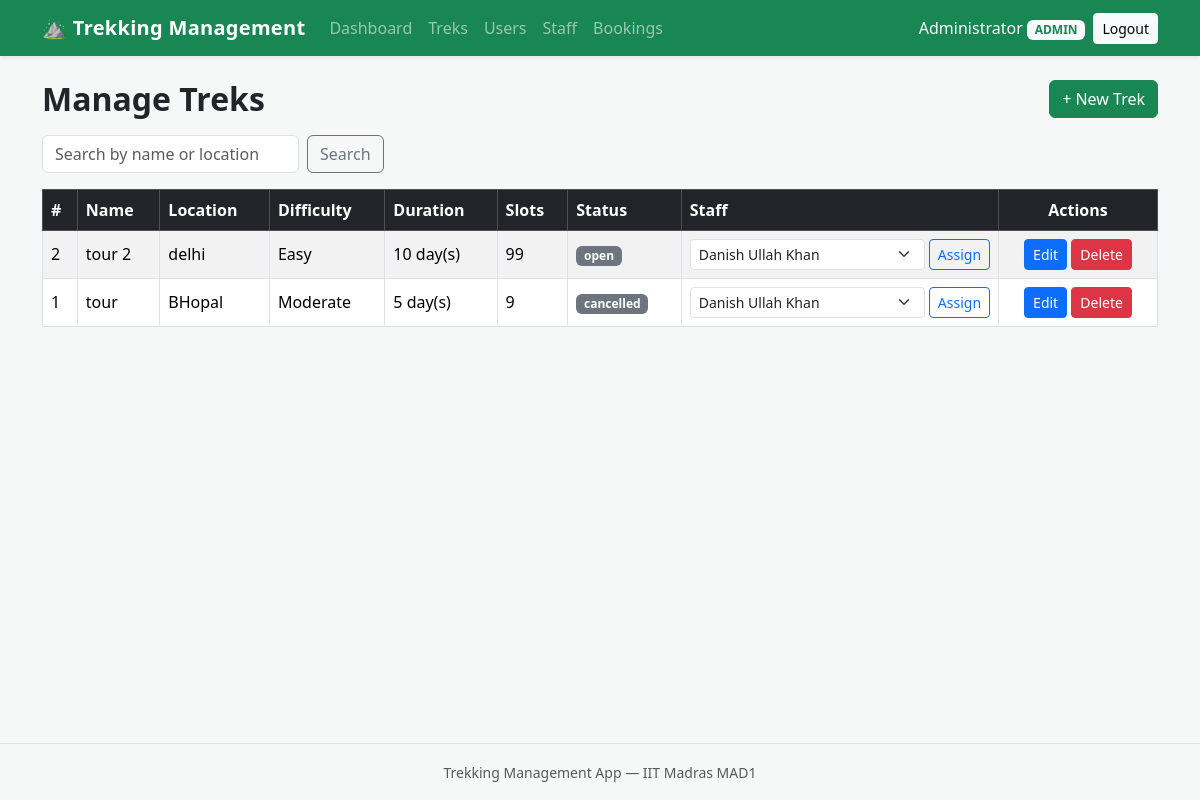
/admin/treks (signed in), run on an earlier commit of the app's database.
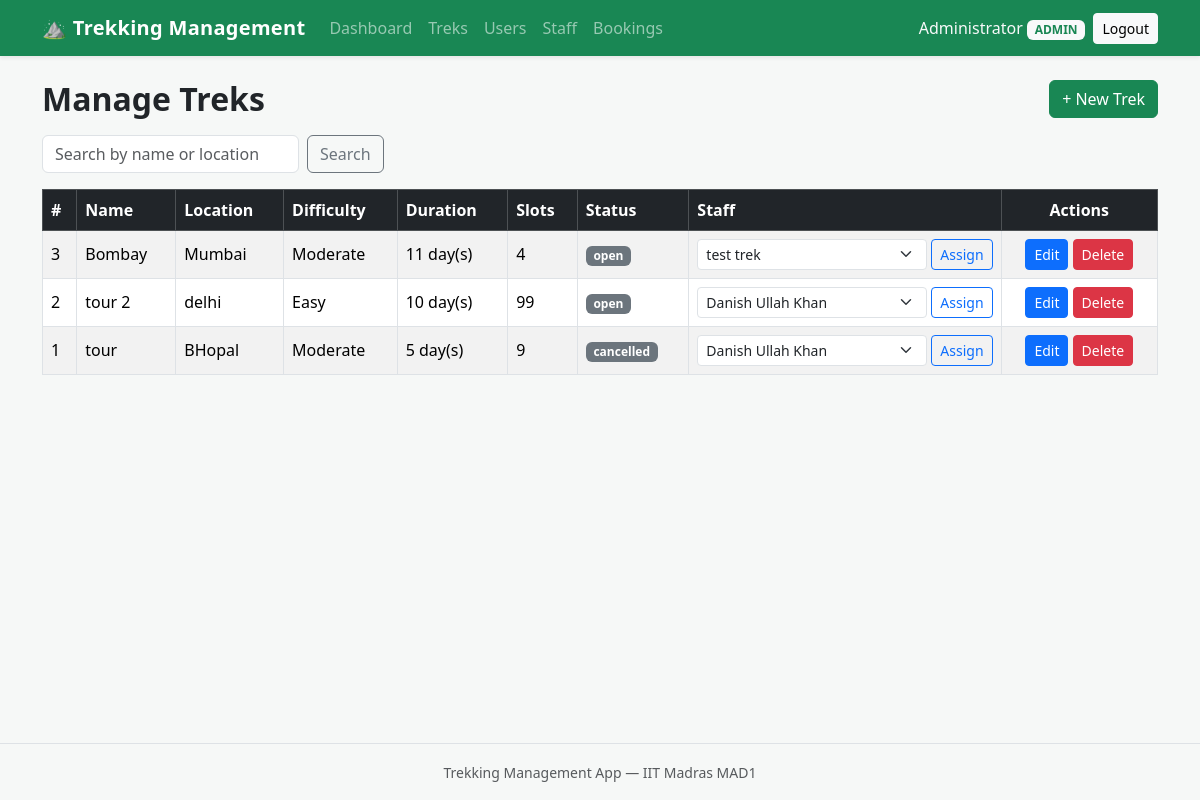
And on a later commit of the database.
### models/trek.py (models this page shows, shortened)
class Trek(db.Model):
    __tablename__ = "treks"
    id = db.Column(db.Integer, primary_key=True)
    name = db.Column(db.String(120), nullable=False)
    location = db.Column(db.String(120), nullable=False)
    difficulty = db.Column(db.String(20), nullable=True)
    duration = db.Column(db.Integer, nullable=False, default=1)
    available_slots = db.Column(db.Integer, nullable=False, default=0)
    status = db.Column(db.String(20), nullable=False, default="open")
    start_date = db.Column(db.Date, nullable=True)
    end_date = db.Column(db.Date, nullable=True)
    description = db.Column(db.Text, nullable=True)
    staff_id = db.Column(db.Integer, db.ForeignKey("users.id"), nullable=True)
    staff = db.relationship("User", backref="assigned_treks")
    bookings = db.relationship("Booking", backref="trek", lazy=True)

### routes/admin.py (the view)
@admin_bp.route("/treks")
@admin_required
def list_treks():
    q = request.args.get("q", "").strip()
    query = Trek.query
    if q:
        like = f"%{q}%"
        query = query.filter(db.or_(Trek.name.ilike(like),
                                    Trek.location.ilike(like)))
    treks = query.order_by(Trek.id.desc()).all()
    staff_members = User.query.filter_by(role="staff", approved=True).all()
    return render_template(
        "admin/treks.html", treks=treks, staff_members=staff_members, q=q
    )

### models/user.py (called while the page is built)
@login_manager.user_loader
def load_user(user_id):
    return User.query.get(int(user_id))

### routes/admin.py (called while the page is built)
def admin_required(view):
    @wraps(view)
    @login_required
    def wrapped(*args, **kwargs):
        if current_user.role != "admin":
            abort(403)
        return view(*args, **kwargs)
    return wrapped

### templates/admin/treks.html (shortened to what this page needs)
{% extends "base.html" %}
{% block content %}
<div class="d-flex justify-content-between align-items-center mb-3">
    <h2 class="mb-0">Manage Treks</h2>
    <a class="btn btn-success" href="{{ url_for('admin.create_trek') }}">
        + New Trek
    </a>
</div>
<form class="row g-2 mb-3" method="GET" action="{{ url_for('admin.list_treks') }}">
    <div class="col-auto">
        <input type="text" name="q" class="form-control"
               placeholder="Search by name or location" value="{{ q }}">
    </div>
    <div class="col-auto">
        <button type="submit" class="btn btn-outline-secondary">Search</button>
    </div>
</form>
{% if treks %}
<div class="table-responsive">
    <table class="table table-striped table-bordered align-middle">
        <thead class="table-dark">
            <tr>
                <th>#</th>
                <th>Name</th>
                <th>Location</th>
                <th>Difficulty</th>
                <th>Duration</th>
                <th>Slots</th>
                <th>Status</th>
                <th>Staff</th>
                <th class="text-center">Actions</th>
            </tr>
        </thead>
        <tbody>
            {% for trek in treks %}
            <tr>
                <td>{{ trek.id }}</td>
                <td>{{ trek.name }}</td>
                <td>{{ trek.location }}</td>
                <td>{{ trek.difficulty or '-' }}</td>
                <td>{{ trek.duration }} day(s)</td>
                <td>{{ trek.available_slots }}</td>
                <td>
                    <span class="badge bg-secondary">{{ trek.status }}</span>
                </td>
                <td>
                    <form class="d-flex gap-1" method="POST"
                          action="{{ url_for('admin.assign_staff', trek_id=trek.id) }}">
                        <select name="staff_id" class="form-select form-select-sm">
                            {% for staff in staff_members %}
                            <option value="{{ staff.id }}"
                                    {{ 'selected' if trek.staff_id == staff.id else '' }}>
                                {{ staff.name }}
                            </option>
                            {% endfor %}
                        </select>
                        <button type="submit" class="btn btn-sm btn-outline-primary">
                            Assign
                        </button>
                    </form>
                </td>
                <td class="text-center text-nowrap">
                    <a class="btn btn-sm btn-primary"
                       href="{{ url_for('admin.edit_trek', trek_id=trek.id) }}">
                        Edit
                    </a>
                    <form class="d-inline" method="POST"
                          action="{{ url_for('admin.delete_trek', trek_id=trek.id) }}"
                          onsubmit="return confirm('Delete this trek?');">
                        <button type="submit" class="btn btn-sm btn-danger">
                            Delete
                        </button>
                    </form>
                </td>
            </tr>
            {% endfor %}
        </tbody>
    </table>
</div>
{% else %}
<p class="text-muted">No treks yet. Click "New Trek" to add one.</p>
{% endif %}
{% endblock %}

What changed in the data, as far as the page shows it:
added Trek: id "3", name "Bombay", location "Mumbai", difficulty "Moderate", duration "11", available_slots "4", status "open"
